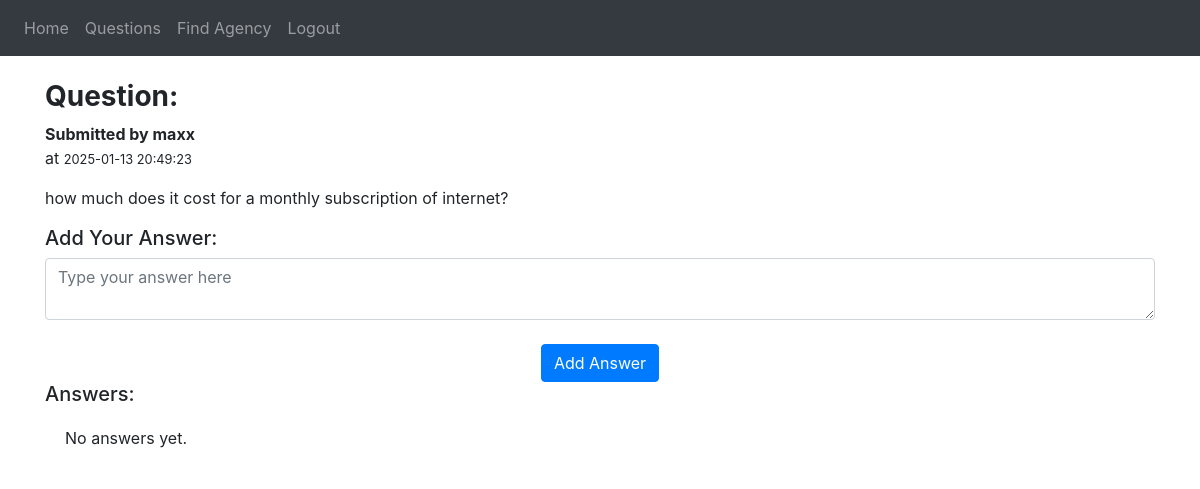
The page /question/4 (signed in) on the database its author committed.
### configuration/models.py (models this page shows)
class User(db.Model, UserMixin):
    __tablename__ = 'user'
    id = db.Column(db.Integer, primary_key=True)
    phoneNumber = db.Column(db.String(15), unique=True, nullable=False)  # Pre-existing
    username = db.Column(db.String(120), unique=True, nullable=True)   # Added during signup
    passwordHash = db.Column(db.String(128), nullable=True)         # Added during signup
    bonusPlan = db.Column(db.Integer, nullable=False)          # Pre-existing
    usageHistory = db.relationship('UsageHistory', back_populates='user', cascade='all, delete-orphan')
    balance = db.relationship('Balance', uselist=False, back_populates='user', cascade='all, delete-orphan')
    rechargeHistory = db.relationship('Recharge', back_populates='user', cascade='all, delete-orphan')
    questions = db.relationship('Question', back_populates='user', cascade='all, delete-orphan')
    answers = db.relationship('Answer', back_populates='user', cascade='all, delete-orphan')

class Question(db.Model):
    __tablename__ = 'question'
    id = db.Column(db.Integer, primary_key=True)
    userId = db.Column(db.Integer, db.ForeignKey('user.id'), nullable=False)  # Foreign Key to User table
    content = db.Column(db.Text, nullable=False)  # Detailed question content
    submittedAt = db.Column(db.DateTime, default=func.now(), nullable=False)  # when the question was submitted
    user = db.relationship('User', back_populates='questions')
    answers = db.relationship('Answer', back_populates='question', cascade='all, delete-orphan')

### configuration/blueprint.py (the view, shortened to what this page needs)
@blp.route('/question/<int:question_id>', methods=['GET', 'POST'])
@login_required
def answers(question_id):
    question = Question.query.get_or_404(question_id)
    return render_template("answers.html", user=current_user, question=question)

### configuration/__init__.py (called while the page is built)
def create_application():
    app = Flask(__name__)
    app.config['SECRET_KEY'] = 'TTapp'
    app.config['SQLALCHEMY_DATABASE_URI'] = f'sqlite:///{DB_NAME}'
    db.init_app(app)
    app.register_blueprint(blp, url_prefix='/')
    app.register_blueprint(apiblp)
    login_manager = LoginManager()
    login_manager.login_view = 'blp.login'
    login_manager.init_app(app)
    @login_manager.user_loader
    def load_user(id):
        return User.query.get(int(id))
    return app

### configuration/templates/answers.html (shortened to what this page needs)
{% extends "theme.html" %}
{% block content %}
    <h3><strong>Question:</strong></h3>
    <p><strong> Submitted by {{ question.user.username }}</strong>
    <br>at <small>{{ question.submittedAt.strftime('%Y-%m-%d %H:%M:%S') }}</small></p>
    <p>{{ question.content }}</p>
    <h5>Add Your Answer:</h5>
    <form method="POST">
        <textarea name="answer" class="form-control" placeholder="Type your answer here"></textarea>
        <br />
        <div align="center">
            <button type="submit" class="btn btn-primary">Add Answer</button>
        </div>
    </form>
    <h5>Answers:</h5>
    <ul class="list-group list-group-flush">
        {% for answer in question.answers %}
            <li class="list-group-item">
                <small class="text-muted">Answered by {{ answer.user.username }} on {{ answer.submittedAt.strftime('%Y-%m-%d %H:%M:%S') }}</small>
                <br />
                {{ answer.content }}
            </li>
        {% else %}
            <li class="list-group-item">No answers yet.</li>
        {% endfor %}
    </ul>
{% endblock %}

### rows shown on the page
User: user.username "maxx"
Question: submittedAt "2025-01-13 20:49:23", content "how much does it cost for a monthly subscription of internet?"
